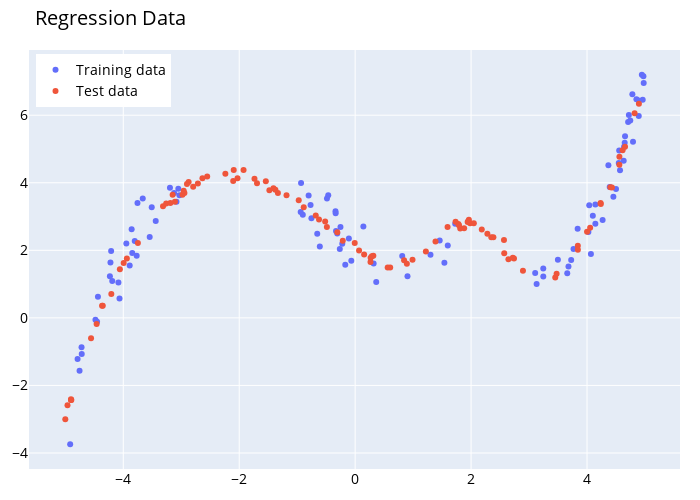

Notebook source saved alongside this figure:
### Code cell
reg_train = pd.read_csv("./dataset/train_data.csv")
reg_test = pd.read_csv("./dataset/test_data.csv")

reg_layout = go.Layout(
    width=700, height=500,
    font={'color': '#000000', 'size': 14}, title='Regression Data',
    xaxis={'zerolinewidth': 1, 'zerolinecolor': 'white', },
    yaxis={'zerolinewidth': 1, 'zerolinecolor': 'white', }, legend=dict(
        yanchor="top",
        y=0.99,
        xanchor="left",
        x=0.01), margin=dict(l=20, r=20, t=50, b=20)
)
plot_fig = go.Figure(layout=reg_layout)

for df, label in zip([reg_train, reg_test], ["Training data", "Test data"]):
    plot_fig.add_trace(go.Scatter(
        x=df.input, y=df.label, name=label, mode='markers'))
plot_fig.show()
